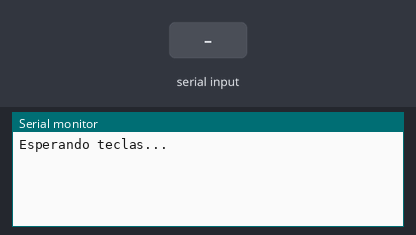
A sketch run on a simulated ESP32-S3. On the bench: the last lines printed to the serial monitor. Inputs (shaded band) come from the test bench. USB keyboard and mouse output is not drawn.

Above: at 1.2 s.
1.3 s: "__END__\n" received over Serial
At 2.5 s:
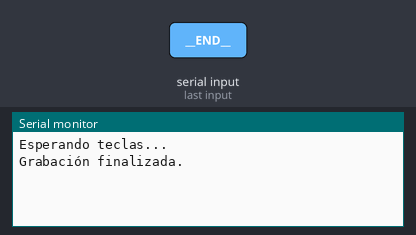
2.8 s: "START\n" received over Serial
At 3.9 s:
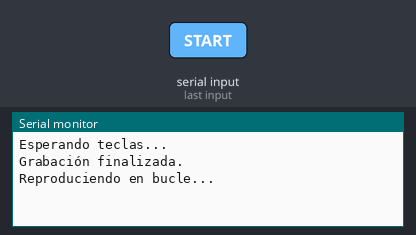

Measured:
- after the input at 1.3 s, the serial monitor: prints a new line at once (image 1)
- after the input at 2.8 s, the serial monitor: prints a new line at once (image 2)

The sketch:

key_emulator_esp32.ino
```cpp
#include "USB.h"
#include "USBHIDKeyboard.h"

USBHIDKeyboard Keyboard;
String buffer[100];  // Ajusta según cuántas teclas quieras guardar
int index = 0;
bool recordingDone = false;
bool loopActive = false;

void setup() {
  Serial.begin(115200);
  Keyboard.begin();
  Serial.println("Esperando teclas...");
}

void loop() {
  if (Serial.available()) {
    String line = Serial.readStringUntil('\n');
    line.trim();

    if (line == "__END__") {
      recordingDone = true;
      Serial.println("Grabación finalizada.");
    } else if (line == "START") {
      loopActive = true;
      Serial.println("Reproduciendo en bucle...");
    } else if (!recordingDone) {
      if (index < 100) {
        buffer[index++] = line;
        Serial.println("Tecla guardada: " + line);
      }
    }
  }

  if (loopActive && recordingDone) {
    for (int i = 0; i < index; i++) {
      String key = buffer[i];
      Keyboard.print(key);
      delay(200);
    }
  }
}
```
